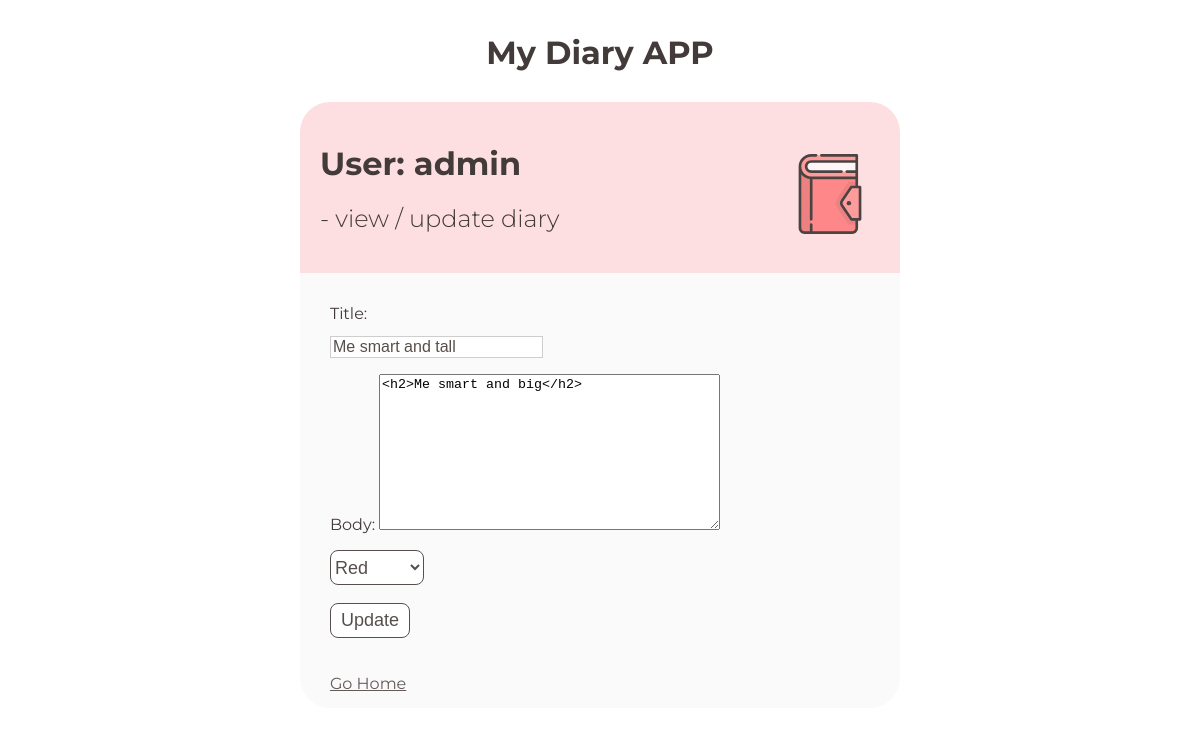
The app's page /update/11 (signed in) with its own data.
### main/models.py (models this page shows, shortened)
class Diary(models.Model):
    user = models.ForeignKey(User, on_delete = models.CASCADE, null = True, blank = True)
    title = models.CharField(max_length = 128, null = True)
    body = RichTextField(blank = True, null = True)
    created = models.CharField(default = timezone.now, max_length = 128)
    order = models.DateTimeField(auto_now_add = True, null = True)
    color = models.ForeignKey(Color, on_delete = models.CASCADE, null = True)
    class Meta:
        ordering = ['-order']

class Color(models.Model):
    color = models.CharField(max_length = 128)
    def __str__(self):
        return self.color

### main/views.py (the view, shortened to what this page needs)
# urls.py: path("update/<int:current_id>", views.update, name = "update"),
def update(request, current_id):
    if not request.user.is_authenticated:
        return redirect(reverse_lazy("main:signin"))
    diary = Diary.objects.get(id = current_id, user = request.user)
    colors = Color.objects.all()
    form = DiaryForm(instance = diary)
    if form.is_valid():
        form.save()
    return render(request, "main/update.html", {
        "diary" : diary,
        "form" : form,
        "colors" : colors,
    })

### main/forms.py
class DiaryForm(forms.ModelForm):
    class Meta:
        model = Diary
        fields = ["title", "body"]

### main/templates/main/update.html (shortened to what this page needs)
{% load static %}
<!DOCTYPE html>
<html>
<head>
    <link href="{% static 'main/style.css' %}" rel="stylesheet">
</head>
<body>
    <div class="nav-container">
        <h1>
            My Diary APP
        </h1>
    </div>
    <div class="main-container">
        <div class="head-container">
            <h1>
                <img src="{% static 'images/favicon.svg' %}" class="main-icon">
                User: {{ request.user.username }}
            </h1>
            <h2>
                 -  view / update diary
            </h2>
        </div>
        <div class="diary-container">
            <form method="post">
                {{ form.as_p }}
                <select name="color">
                    {% if diary.color %}
                    <option value="{{ diary.color }}">{{ diary.color }}</option>
                    {% else %}
                    <option value="">No Color</option>
                    {% endif %}
                </select>
                <br><br>
                <button type="submit" class="submit-button">Update</button>
                <br><br><br>
                <a href="{% url 'main:index' %}">Go Home</a>
            </form>
        </div>
    </div>
</body>
</html>

### main/static/main/style.css (style rules this page uses)
.nav-container { margin: 10px auto; padding-top: 2px; max-width: 600px; text-align: center; color: #423b39; }
.main-container { margin: 30px auto; max-width: 600px; color: #423b39; }
.main-icon { max-height: 80px; margin: 10px; float: right; opacity: 0.7; }
.head-container { background-color: #FEDFE1; padding: 20px; border-radius: 30px 30px 0px 0px; }
.diary-container { background-color: #FAFAFA; padding: 15px 30px 15px 30px; border-radius: 0px 0px 30px 30px; }
.submit-button { outline: none; border-style: solid; border-radius: 8px; border-width: 1.5px; background-color: white; color: #574f4c; border-color: #574f4c; height: 35px; width: 80px; font-size: 18px; }
#id_title { outline: none; border-style: solid; border-width: 1.4px; display: block; color: #574f4c; border-color: #cecece; margin-top: 13px; font-size: 16px; }
label { font-family: 'Montserrat'; font-size: 16px; }
select { outline: none; border-style: solid; border-radius: 8px; border-width: 1.5px; background-color: white; color: #574f4c; border-color: #574f4c; height: 35px; width: auto; font-size: 18px; }
a { font-family: 'Montserrat'; color: #645b58; margin-right: 25px; }
h1 { font-family: 'Montserrat'; }
h2 { font-family: 'Montserrat'; font-weight: 300; }

### records on screen
Diary: title "Me smart and tall", body "<h2>Me smart and big</h2>", color "Red"

### other values on screen
{{ request.user.username }} "admin"
